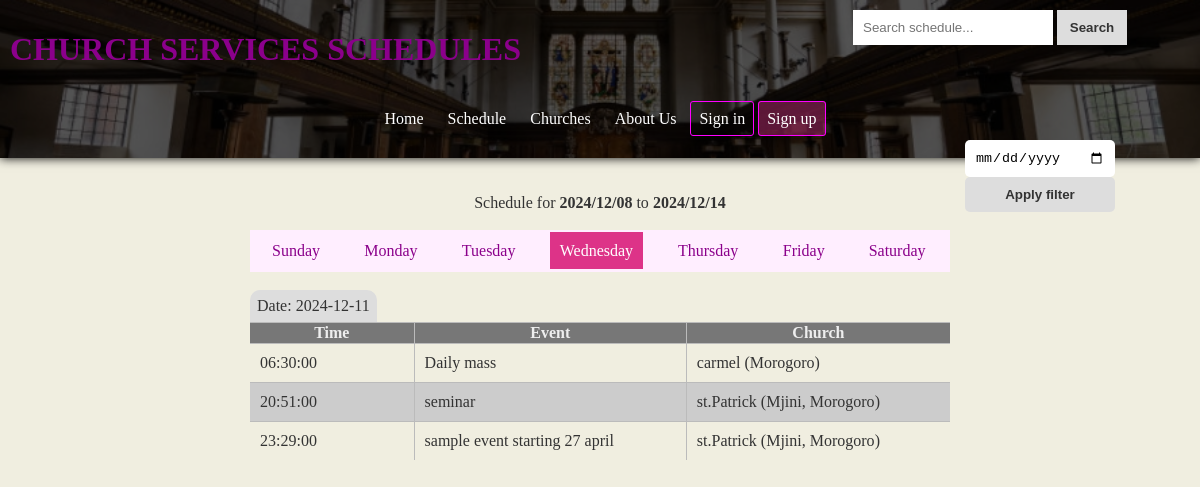
Page /church-original/schedule.php on the committed database.
### tables this page shows
CREATE TABLE `schedule` (
  `id` int(11) NOT NULL,
  `time` time NOT NULL,
  `event` varchar(200) NOT NULL,
  `church` int(11) NOT NULL,
  `date` date NOT NULL,
  `repeat` varchar(200) DEFAULT NULL,
  `weekday` int(11) DEFAULT NULL
);

CREATE TABLE `church` (
  `id` int(11) NOT NULL,
  `name` varchar(200) NOT NULL,
  `location` varchar(200) NOT NULL
);

### church-original/dbconnect.php (called while the page is built, shortened)
<?php
function run($sql){
		$connect=mysqli_connect("localhost","root","","church");
		$query=mysqli_query($connect,$sql);
		return $query;
}
 ?>

### church-original/schedule.php (the view, shortened to what this page needs)
<?php include 'church_header.php'; ?>
<?php
	$date=date('Y-m-d');
	$day=date('w',strtotime($date));
	$sunday=date('Y/m/d',strtotime($date. "-$day day"));
	$saturday=date('Y/m/d',strtotime($sunday. "6 day"));
 ?>
<br>
<div>
	<center>
		Schedule for <b><?php echo $sunday.'</b> to <b>'.$saturday; ?></b>
	</center>
</div>
<div class="filter">
		<form>
			<input type="date" name="filter" value="<?php if(isset($_GET['filter'])) echo $_GET['filter'] ?>" required>
			<input type="submit" name="" value="Apply filter" class="submit">
		</form>
</div>
<br>
<table class="weekdays" style="background-color: fef; padding: 0;">
	<tr>
		<td>
			<a href="?day=0<?php if(isset($filter)) echo "&filter=$filter" ?>"><span id="sunday">Sunday</span></a>
		</td>
		<td>
			<a href="?day=1<?php if(isset($filter)) echo "&filter=$filter" ?>"><span id="monday">Monday</span></a>
		</td>
		<td>
			<a href="?day=2<?php if(isset($filter)) echo "&filter=$filter" ?>"><span id="tuesday">Tuesday</span></a>
		</td>
		<td>
			<a href="?day=3<?php if(isset($filter)) echo "&filter=$filter" ?>"><span id="wednesday">Wednesday</span></a>
		</td>
		<td>
			<a href="?day=4<?php if(isset($filter)) echo "&filter=$filter" ?>"><span id="thursday">Thursday</span></a>
		</td>
		<td>
			<a href="?day=5<?php if(isset($filter)) echo "&filter=$filter" ?>"><span id="friday">Friday</span></a>
		</td>
		<td>
			<a href="?day=6<?php if(isset($filter)) echo "&filter=$filter" ?>"><span id="saturday">Saturday</span></a>
		</td>
	</tr>
</table>
<br>
<div id="scheduleday"><?php
		$weekday=date('w',strtotime($date));
 ?></div>
<table  rules="all">
<?php if (isset($_GET['s'])): ?>
	<caption class="scheduledate" >
		<?php echo "Results for <b>".$_GET['s']."<b>";?>
	</caption>
<?php else: ?>
	<caption class="scheduledate" >
		Date: <?php echo $date;?>
	</caption>
<?php endif ?>
	<tr>
		<th>Time</th>
		<th>Event</th>
		<th>Church</th>
	</tr>
	<?php
		$query=run("select * from schedule where date='$date' or schedule.repeat='daily' or schedule.repeat='weekly' and weekday like '$weekday' order by time");
			?><tr><td colspan="100%" ><center>There are no events to show here</center></td></tr><?php
		while ($result=mysqli_fetch_array($query)) {
			?>
				<tr>
					<td>
						<?php echo $result['time'] ?>
					</td>
					<td>
						<?php echo $result['event'] ?>
					</td>
					<td>
						<?php
							$churchid=$result['church'];
							$churchquery=run("select * from church where id='$churchid'");
							$churchresult=mysqli_fetch_array($churchquery);
							echo $churchresult['name']." (".$churchresult['location'].")";
						?>
					</td>
				</tr>
			<?php
		}
	 ?>
</table>

### church-original/church.css (style rules this page uses)
body * { transition: 0.3s; }
a { text-decoration: none; color: darkmagenta; }
table { min-width: 700px; border-color: #bbb; margin: auto; }
table td { padding: 10px; }
form { margin: auto; text-align: center; }
form input { width: 50%; padding: 10px; border: none; }
.submit { background-color: #ddd; font-weight: bold; color: inherit; }
.filter form { position: fixed; top: 140px; right: 10px; width: 300px; }
.filter form input { border-radius: 5px; }
.weekdays { padding: 10px; }
.weekdays span { padding: 10px; }
.scheduledate { display: inline-block; background-color: #ddd; padding: 7px; border-top-right-radius: 10px; border-top-left-radius: 10px; color: #333; }

### rows in the picture
schedule: time "06:30:00", event "Daily mass", church.name "carmel", church.location "Morogoro"
schedule: time "20:51:00", event "seminar", church.name "st.Patrick", church.location "Mjini, Morogoro"
schedule: time "23:29:00", event "sample event starting 27 april", church.name "st.Patrick", church.location "Mjini, Morogoro"

### other values in the picture
$sunday "2024/12/08"
$saturday "2024/12/14"
$date "2024-12-11"
